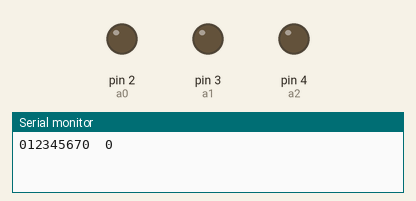
A sketch run on a simulated Arduino Uno, built with avr-gcc and run on an emulated ATmega328P. Shown: output pins drawn as LEDs (lit = HIGH), the last lines printed to the serial monitor.

Above: at 0.5 s.
At 2.5 s:
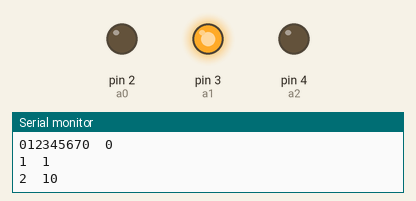
At 3.5 s:
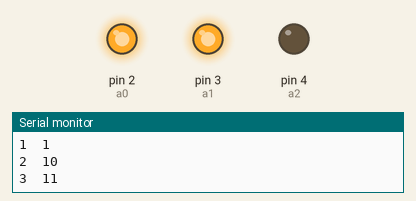
At 4.5 s:
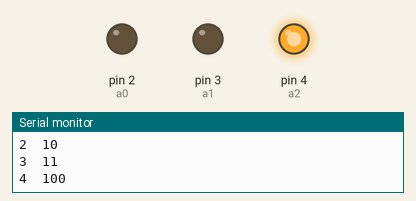
At 6.5 s:
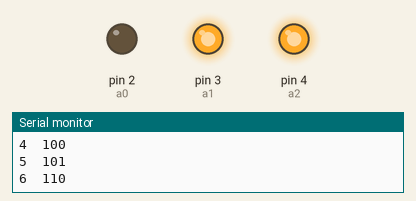
At 9.5 s:
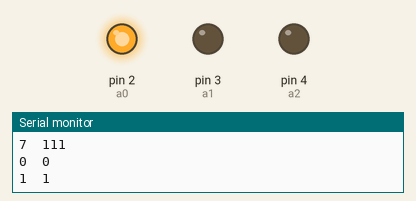
Timing chart, 0 to 10.4 s (numbered marks = the images above):
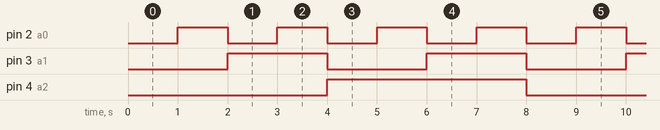

The sketch:

3bit_DAC_test.ino
```cpp
/* 3 Bit R2R Ladder Digital-Analog Conversion Test
 * Nicholas Miklave
 * Last Modified: 12/6/2020
 *
 * This script is to test the voltage output of a 3 bit R2R ladder. The
 * delay time can be adjusted to change the equivalent frequency. Actual
 * frequency is given by:
 *
 *                f = 1 / ((cycles / 16e6) + (delay * 2^N));
 *                N = number of bits in ladder
 *            delay = delay time at end of loop
 *           cycles = number of clock cycles for a single void loop
 *
 * Bits from least to most significance: a0 --> a2
 *
 *        # | a2 | a1 | a0
 *        0 |  0 |  0 |  0
 *        1 |  0 |  0 |  1
 *        2 |  0 |  1 |  0
 *        3 |  0 |  1 |  1
 *        4 |  1 |  0 |  0
 *        5 |  1 |  0 |  1
 *        6 |  1 |  1 |  0
 *        7 |  1 |  1 |  1
 *
 * Wave selects the type of wave to output.
 *    0 = Sinusoidal (default)
 *    1 = Increasing Sawtooth
 *    2 = Decreasing Sawtooth
 *    3 = 50% Duty Cycle Square
 */
int wave = 1;

// Output pins
int a0 = 2;  // LSB
int a1 = 3;
int a2 = 4;  // MSB

const int res = pow(2, 3);    // Resolution of a 3 bit system
// Preset waveforms
int sineWave[res] = {0, 2, 5, 7, 7, 5, 2, 0};
int risingSaw[res] = {0, 1, 2, 3, 4, 5, 6, 7};
int fallingSaw[res] = {7, 6, 5, 4, 3, 2, 1, 0};
int squareWave[res] = {0, 0, 0, 0, 7, 7, 7, 7};

int waveform[res];  //  Accessed variable for outputting presets


void pickWaveform() {
  // Call this to select a waveform based on the selected type
  switch (wave) {
    case 1:
      memcpy(waveform, risingSaw, sizeof waveform);
      break;
    case 2:
      memcpy(waveform, fallingSaw, sizeof waveform);
      break;
    case 3:
      memcpy(waveform, squareWave, sizeof waveform);
      break;
//    default:
//      memcpy(waveform, sineWave, sizeof waveform);
//      break;
  }

  // Check the proper waveform was loaded
  for (int ii=0; ii<res; ++ii) Serial.print(waveform[ii]);
}


void setup() {
  // Open serial monitor at 9600 baud
  Serial.begin(9600);

  // Set pinmodes for output
  pinMode(a0, OUTPUT);
  pinMode(a1, OUTPUT);
  pinMode(a2, OUTPUT);

  // Select waveform
  pickWaveform();
}


void loop() {
  for (int ii = 0; ii < res; ++ii){
    // Check digit value
    Serial.print(waveform[ii]);
    Serial.print("  ");
    Serial.println(waveform[ii], BIN);

    // Set pin outputs by binary number
    digitalWrite(a0, HIGH && (waveform[ii] & B00000001));
    digitalWrite(a1, HIGH && (waveform[ii] & B00000010));
    digitalWrite(a2, HIGH && (waveform[ii] & B00000100));

    delay(1000);
    }
}
```

Measured:
- by itself, pin 2 (a0): alternates HIGH for 1.0 s and LOW for 1.0 s
- by itself, pin 3 (a1): alternates HIGH for 2.0 s and LOW for 2.0 s
- by itself, pin 4 (a2): alternates HIGH for 4.0 s and LOW for 4.0 s
